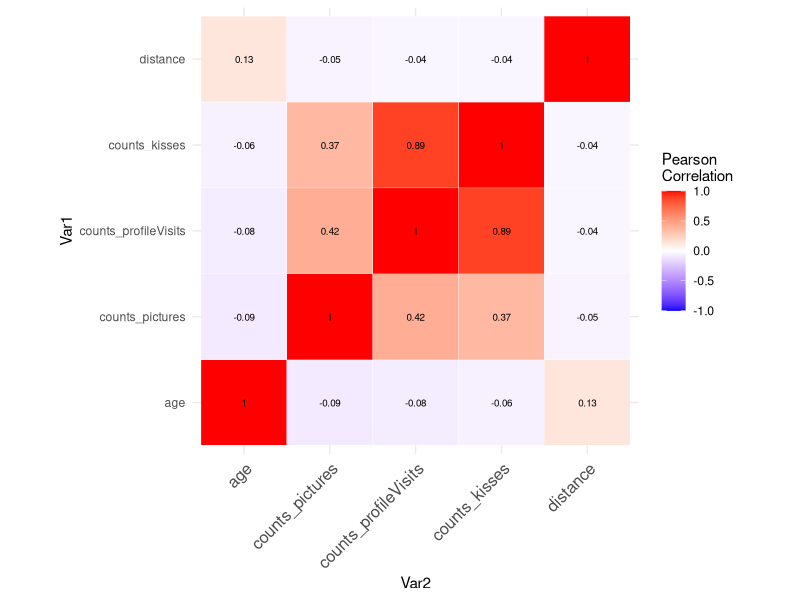
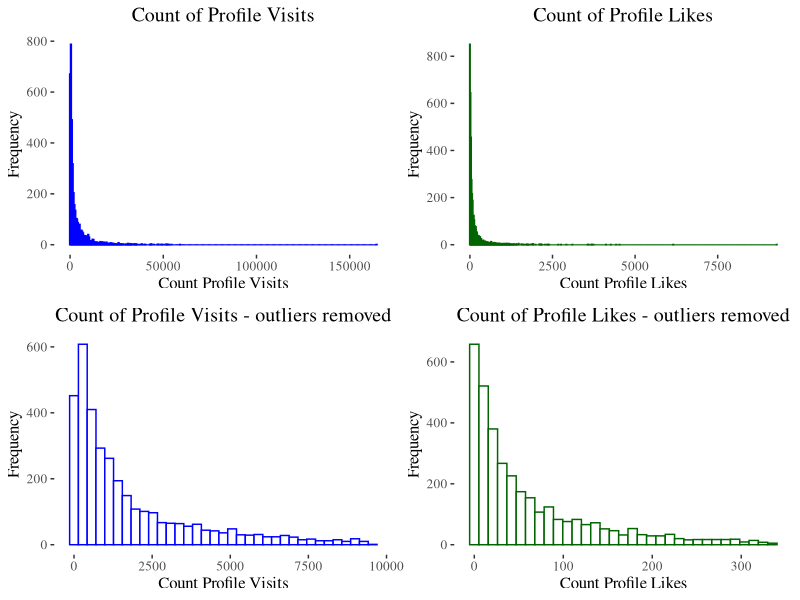
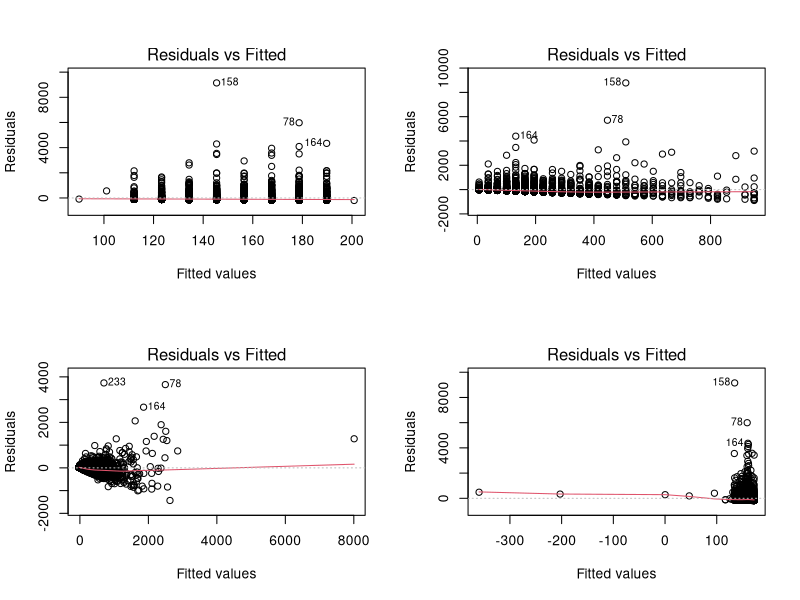

These figures' R source, in order:
## ---- chunk 1
knitr::opts_chunk$set(echo = FALSE)
require(xtable)
require(ggplot2)
require(ggthemes)
require(reshape2)
require(gridExtra)
## ---- chunk 2
# Reading in the data
lovoo <- read.csv("../../Data/CSV/lovoo_v3_users_api-results.csv")

# Converting data to a data frame
lovoo <- data.frame(lovoo) 

# Selecting the columns that contain our variables
lovoo <- lovoo[, c("age", "counts_pictures", "counts_profileVisits", 
                   "counts_kisses", "distance", "country", "isVip")]

# Replacing the missing values in distance with the mean 207.23
lovoo$distance[is.na(lovoo$distance)] <- 207.23

# Replacing variable names
lovoo["country"][lovoo["country"] == 'CH'] <- 'Switzerland'
lovoo["country"][lovoo["country"] == 'DE'] <- 'Germany'
lovoo["country"][lovoo["country"] == 'FR'] <- 'France'
lovoo["country"][lovoo["country"] == 'IT'] <- 'Italy'
lovoo["country"][lovoo["country"] == 'AR'] <- 'Other'
lovoo["country"][lovoo["country"] == 'AT'] <- 'Other'
lovoo["country"][lovoo["country"] == 'AU'] <- 'Other'
lovoo["country"][lovoo["country"] == 'BA'] <- 'Other'
lovoo["country"][lovoo["country"] == 'BE'] <- 'Other'
lovoo["country"][lovoo["country"] == 'BR'] <- 'Other'
lovoo["country"][lovoo["country"] == 'CA'] <- 'Other'
lovoo["country"][lovoo["country"] == 'CF'] <- 'Other'
lovoo["country"][lovoo["country"] == 'CZ'] <- 'Other'
lovoo["country"][lovoo["country"] == 'ES'] <- 'Other'
lovoo["country"][lovoo["country"] == 'ET'] <- 'Other'
lovoo["country"][lovoo["country"] == 'GB'] <- 'Other'
lovoo["country"][lovoo["country"] == 'HU'] <- 'Other'
lovoo["country"][lovoo["country"] == 'ID'] <- 'Other'
lovoo["country"][lovoo["country"] == 'IN'] <- 'Other'
lovoo["country"][lovoo["country"] == 'JM'] <- 'Other'
lovoo["country"][lovoo["country"] == 'LI'] <- 'Other'
lovoo["country"][lovoo["country"] == 'LR'] <- 'Other'
lovoo["country"][lovoo["country"] == 'LU'] <- 'Other'
lovoo["country"][lovoo["country"] == 'NL'] <- 'Other'
lovoo["country"][lovoo["country"] == 'PE'] <- 'Other'
lovoo["country"][lovoo["country"] == 'PH'] <- 'Other'
lovoo["country"][lovoo["country"] == 'RO'] <- 'Other'
lovoo["country"][lovoo["country"] == 'RU'] <- 'Other'
lovoo["country"][lovoo["country"] == 'SC'] <- 'Other'
lovoo["country"][lovoo["country"] == 'TR'] <- 'Other'
lovoo["country"][lovoo["country"] == 'UA'] <- 'Other'
lovoo["country"][lovoo["country"] == 'US'] <- 'Other'

# Setting country and isVip to be factors.
lovoo$country <- as.factor(lovoo$country)
lovoo$isVip <- as.factor(lovoo$isVip)
## ---- chunk 3
cormat <- round(cor(lovoo[,1:5]),2)
melted_cormat <- melt(cormat)
ggplot(data = melted_cormat, aes(Var2, Var1, fill = value))+
 geom_tile(color = "white")+
 scale_fill_gradient2(low = "blue", high = "red", mid = "white", 
   midpoint = 0, limit = c(-1,1), space = "Lab", 
   name="Pearson\nCorrelation") +
  theme_minimal()+ 
 theme(axis.text.x = element_text(angle = 45, vjust = 1, 
    size = 12, hjust = 1))+
 coord_fixed()+ 
geom_text(aes(Var2, Var1, label = value), color = "black", size = 2.5)
## ---- chunk 4
h1 <- ggplot(lovoo, aes(x=counts_profileVisits)) +
  geom_histogram(bins=nclass.FD(unlist(lovoo$counts_profileVisits)),
                 col='blue', fill='white') +
  labs(x = 'Count Profile Visits',
       y = 'Frequency')+
  ggtitle("Count of Profile Visits") +
  theme(plot.title = element_text(hjust = 0.5)) +
  theme_tufte() + 
  theme(text=element_text(size=12, 
        family="serif")) +
  theme(plot.title=element_text(hjust=0.5))

h2 <- ggplot(lovoo, aes(x=counts_kisses)) +
  geom_histogram(bins=nclass.FD(unlist(lovoo$counts_kisses)),
                 col='darkgreen', fill='white') +
  labs(x = 'Count Profile Likes',
       y = 'Frequency')+
  ggtitle("Count of Profile Likes") +
  theme(plot.title = element_text(hjust = 0.5)) +
  theme_tufte() + 
  theme(text=element_text(size=12, 
        family="serif")) +
  theme(plot.title=element_text(hjust=0.5))

Q1visits <- quantile(lovoo$counts_profileVisits, .25)
Q3visits <- quantile(lovoo$counts_profileVisits, .75)
Q1likes <- quantile(lovoo$counts_kisses, .25)
Q3likes <- quantile(lovoo$counts_kisses, .75)
IQRvisits <- IQR(lovoo$counts_profileVisits)
IQRlikes <- IQR(lovoo$counts_kisses)
lovoo <- subset(lovoo, lovoo$counts_profileVisits > (Q1visits - 1.5*IQRvisits) & lovoo$counts_profileVisits < (Q3visits + 1.5*IQRvisits))
lovoo <- subset(lovoo, lovoo$counts_kisses > (Q1likes - 1.5*IQRlikes) & lovoo$counts_kisses < (Q3likes + 1.5*IQRlikes))
#str(lovoo)

h3 <- ggplot(lovoo, aes(x=counts_profileVisits)) +
  geom_histogram(bins=nclass.FD(unlist(lovoo$counts_profileVisits)),
                 col='blue', fill='white') +
  labs(x = 'Count Profile Visits',
       y = 'Frequency')+
  ggtitle("Count of Profile Visits - outliers removed") +
  theme(plot.title = element_text(hjust = 0.5)) +
  theme_tufte() + 
  theme(text=element_text(size=12, 
        family="serif")) +
  theme(plot.title=element_text(hjust=0.5))

h4 <- ggplot(lovoo, aes(x=counts_kisses)) +
  geom_histogram(bins=nclass.FD(unlist(lovoo$counts_kisses)),
                 col='darkgreen', fill='white') +
  labs(x = 'Count Profile Likes',
       y = 'Frequency')+
  ggtitle("Count of Profile Likes - outliers removed") +
  theme(plot.title = element_text(hjust = 0.5)) +
  theme_tufte() + 
  theme(text=element_text(size=12, 
        family="serif")) +
  theme(plot.title=element_text(hjust=0.5))

grid.arrange(h1, h2, h3, h4, nrow = 2)
## ---- chunk 5
lovoo <- read.csv("../../Data/CSV/lovoo_v3_users_api-results.csv")

lm1 <- lm(counts_kisses ~ age, data = lovoo)
lm2 <- lm(counts_kisses ~ counts_pictures, data = lovoo)
lm3 <- lm(counts_kisses ~ counts_profileVisits, data = lovoo)
lm4 <- lm(counts_kisses ~ distance, data = lovoo)
par(mfrow=c(2,2))
plot(lm1, 1)
plot(lm2, 1)
plot(lm3, 1)
plot(lm4, 1)
